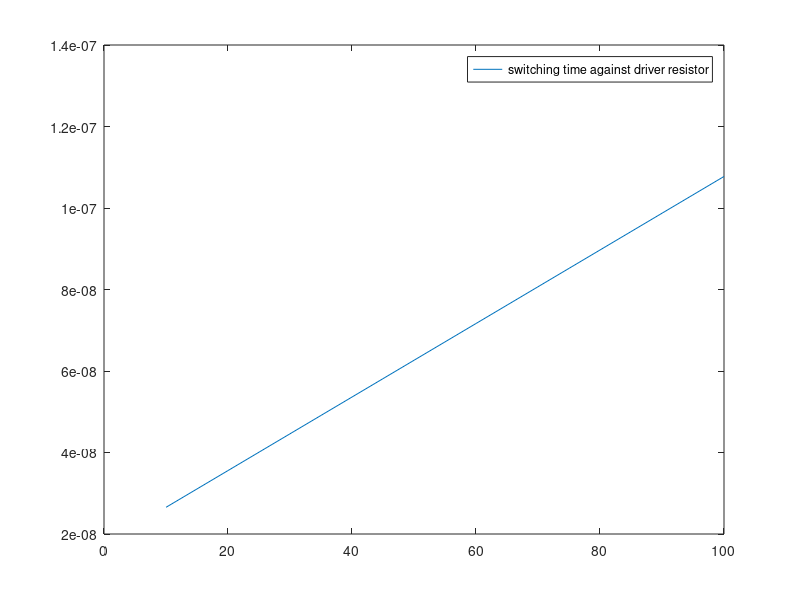
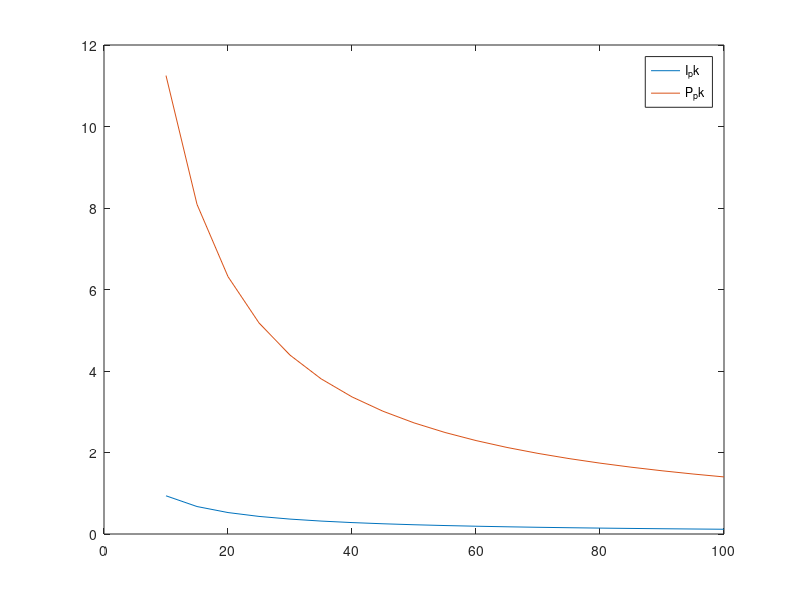

Recreate these plots in MATLAB, in order.
clc
close all
% 
% Script for supporting the calculation of the limiting resistor
% from driver to mosfet gate
%

V_driver = 12

%rise time of MOSFET, fall time is smaller, then this is the most
%demanding constraint
tsw_MOSFET = 15e-9

%datasheet values
R_driver = 0.4
R_gate_MOSFET = 2.4
C_gate = 1.815e-9

%experimental value from SPICE simulation
V_gs_th = 4.7

%sweep analysis
R_limiting = 10:5:100;

R = R_driver + R_gate_MOSFET + R_limiting;

%Capacitor charge in a RC circuit
tsw_RC = -R * C_gate * log(-(V_gs_th/V_driver -1));

%Peak power
I_pk = V_driver ./ R;
P_pk = I_pk.^2 .* R;

%total time adding MOSFET rise time and RC charge
tsw_total = tsw_MOSFET + tsw_RC;

figure(1)
plot(R_limiting, tsw_total)
legend('switching time against driver resistor')

figure(2)
plot(R_limiting, I_pk)
hold on
plot(R_limiting, P_pk)
legend('I_pk', 'P_pk')
